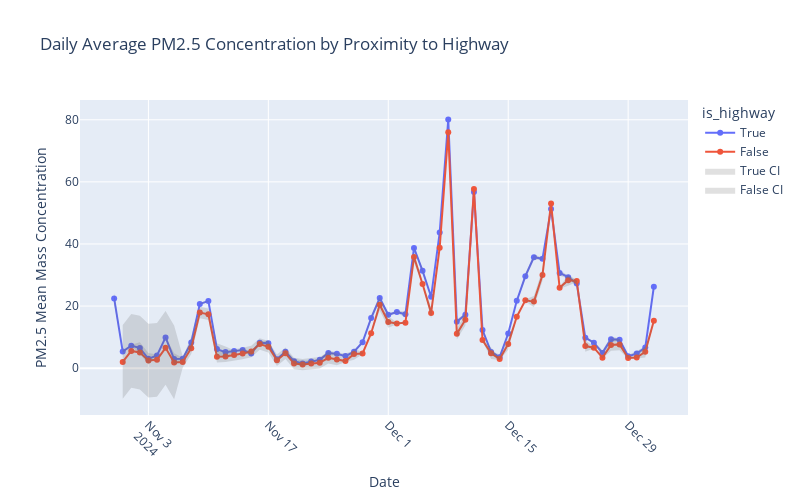

Notebook source saved alongside this figure:
### Code cell
import plotly.graph_objects as go

# Define color mapping for each is_highway category
color_map = {
    "Highway": "rgba(255, 99, 71, 0.2)",  # Tomato Red
    "Non-Highway": "rgba(70, 130, 180, 0.2)"  # Steel Blue
}

# Create the base line plot
fig = px.line(
    daily_avg_pm2_5,
    x='Date', y='pm2_5ConcMass1HourMean.raw',
    color='is_highway', markers=True,
    title='Daily Average PM2.5 Concentration by Proximity to Highway',
    labels={'Date': 'Date', 'pm2_5ConcMass1HourMean.raw': 'PM2.5 Mean Mass Concentration'}
)

# Add shaded area for uncertainty intervals with different colors
for highway_group in daily_avg_pm2_5["is_highway"].unique():
    df_group = daily_avg_pm2_5[daily_avg_pm2_5["is_highway"] == highway_group]
    
    fig.add_traces([
        go.Scatter(
            x=df_group["Date"],
            y=df_group["pm2_5_upper"],
            mode="lines",
            line=dict(width=0),
            showlegend=False
        ),
        go.Scatter(
            x=df_group["Date"],
            y=df_group["pm2_5_lower"],
            mode="lines",
            fill="tonexty",
            line=dict(width=0),
            fillcolor=color_map.get(highway_group, "rgba(100,100,100,0.2)"),  # Default gray if missing
            name=f"{highway_group} CI"
        )
    ])

# Adjust size of output plot
fig.update_layout(width=800, height=500)  # Adjust width as needed

fig.update_xaxes(tickangle=45)
fig.show()
